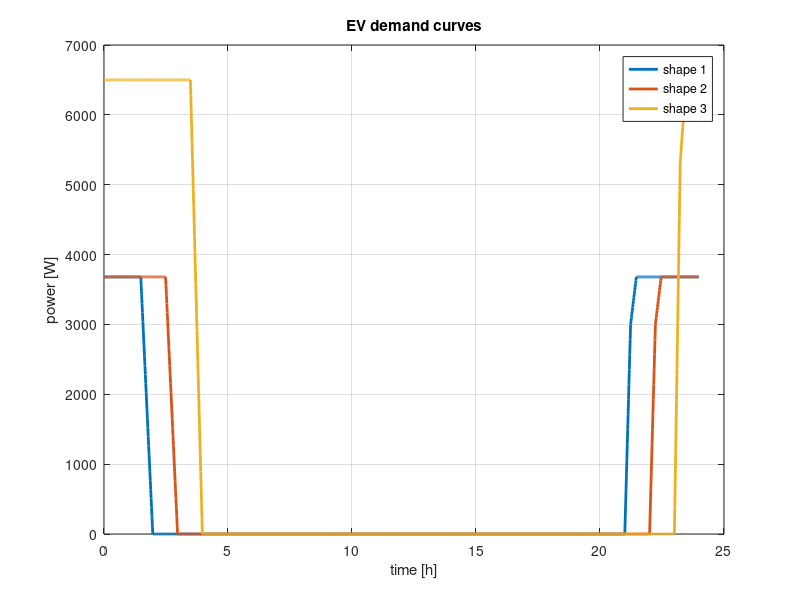

This chart was generated by the following MATLAB code:
ev_shape(1) = 0;
for i=1:14
    ev_shape(i+1) = 3e3/14*i;
end
for i=1:14
    ev_shape(i+15) = ev_shape(15) + 0.68e3/14*i;
end
ev_shape(30:270) = 3.68e3;
for i=1:29
    ev_shape(270+i) = ev_shape(270) - 3.68e3/29*i;
end
ev_shape(300:1440) = 0;

ev_shape1 = circshift(ev_shape', [1260,0])';
ev_shape2 = circshift(ev_shape', [1320,0])';
ev_shape3 = circshift(ev_shape', [1380,0])';
ev_shape3 = ev_shape3/3.68*6.5;
% ev_shape2 = ev_shape2/3.6*6.5;

figure
plot(0:1/60:24-1/60, ev_shape1, 'LineWidth', 2)
hold on
plot(0:1/60:24-1/60, ev_shape2, 'LineWidth', 2)
plot(0:1/60:24-1/60, ev_shape3, 'LineWidth', 2)
grid on
title ('EV demand curves')
xlabel('time [h]');
ylabel('power [W]');
legend ('shape 1', 'shape 2', 'shape 3');
